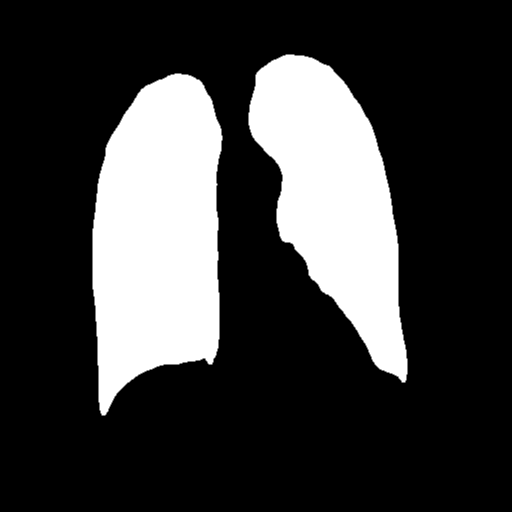
#> input picture data/masks_aggregate/00000150_002.png, 1024 x 1024 px (shown at 1/2 size); its folder holds only this picture in this run
$ jupyter execute lung_clustering.ipynb
#> lines starting #> are read from the running program, lines starting #| are printed output that depends on the picture; after the words box and inside, x2 and y2 are one past the last pixel; in counts of white or black regions, pixels touching at a corner belong together
[cell 1]
import os
import numpy as np
from matplotlib import pyplot as plt
from scipy.ndimage import label, generate_binary_structure

[cell 2]
import cv2 as cv

[cell 3]
masks_images = [x for x in os.listdir("../data/masks_aggregate")]

# Классификация предиктов масок легких по легким

[cell 4]
for j in masks_images:
    mask_array = plt.imread(os.path.join("../data/masks_aggregate", j))
#> mask_array: shape (1024, 1024) float32; values 0 (black) and 1 (white), 23.6% white; 2 white regions, box (x1, y1, x2, y2) and area: (185, 147, 445, 831) 135296, (497, 109, 815, 765) 112400
    pattern = generate_binary_structure(2, 2)
    labeled_array, num_features = label(mask_array, structure=pattern)
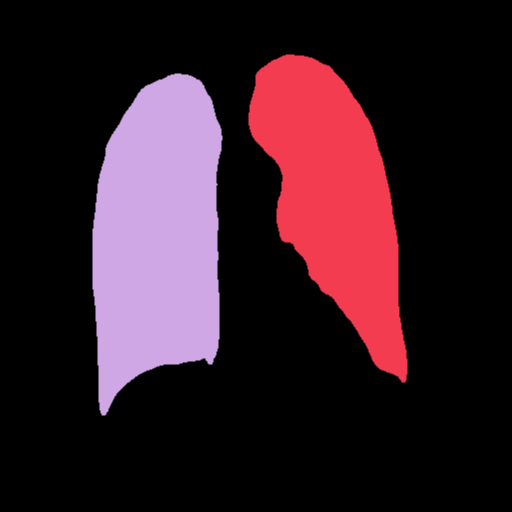
#> labeled_array: shape (1024, 1024) int32 (shown at 1/2 size); 3 distinct labels, from 0 to 2; one colour per label, 0 black
#> num_features = 2
    size_area = []
    res = np.zeros_like(labeled_array)
    if num_features > 1:
        for i in range(1,num_features+1):
            size_area.append(len(np.where(labeled_array == i)[0]))
#> after the loop, size_area = [112400, 135296]
        lung_first = size_area.index(sorted(size_area)[-1]) + 1
#> lung_first = 2
        lung_second = size_area.index(sorted(size_area)[-2]) + 1
#> lung_second = 1
        x1, x2 = np.where(labeled_array == lung_first)
        y1, y2 = np.where(labeled_array == lung_second)
        if x2.min() < y2.min():
            res[x1,x2] = 1
            res[y1,y2] = 2
        else:
            res[x1,x2] = 2
            res[y1,y2] = 1

    elif num_features == 1:
        x1, x2 = np.where(labeled_array == 1)
        if x2.min() < 512:
            res[x1,x2] = 1
        else:
            res[x1,x2] = 2

    cv.imwrite('../data/masks012/' + j, res)
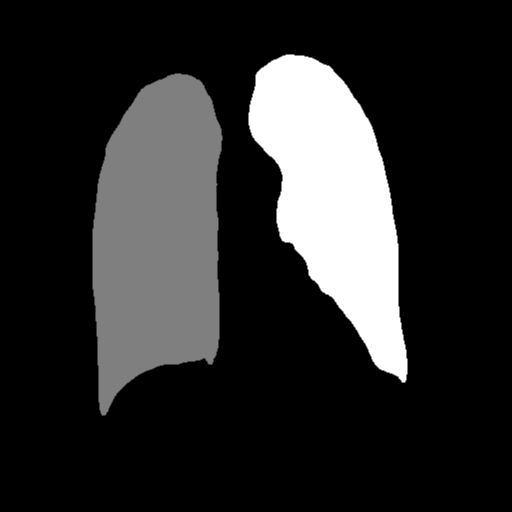
#> saved as 00000150_002.png: shape (1024, 1024) (shown at 1/2 size); min 0, max 2, mean 0.343; drawn with min black and max white

# Очистка по трешхолду

[cell 5]
for j in masks_images:
    arr = cv.imread(os.path.join("../data/masks012/", j))[...,0]
    for i in (np.unique(arr)[1:]):
        x, y = np.where(arr == i)
        if len(x) < 9500:
            arr[x,y] = 0
#> this loop made 2 passes
    cv.imwrite('../data/masks012/' + j, arr)
#     plt.imshow(arr)

# Замена отсутствующих легких на их среднее по датасету (поиск средних)

[cell 6]
left_average_lung = np.zeros((1024,1024))
#> left_average_lung: shape (1024, 1024) float64; every value is 0
for j in masks_images:
    arr = cv.imread(os.path.join("../data/masks012/", j))[...,0]
    tmp_mask = np.zeros((1024,1024))
    tmp_mask[np.where(arr == 1)] = 1
    left_average_lung += tmp_mask

right_average_lung = np.zeros((1024,1024))
for j in masks_images:
    arr = cv.imread(os.path.join("../data/masks012/", j))[...,0]
    tmp_mask = np.zeros((1024,1024))
    tmp_mask[np.where(arr == 2)] = 1
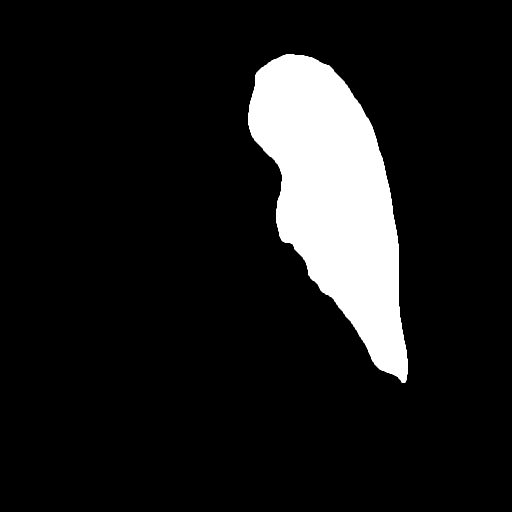
#> tmp_mask: shape (1024, 1024) float64 (shown at 1/2 size); values 0 (black) and 1 (white), 10.7% white; 1 white region, box (x1, y1, x2, y2) and area: (497, 109, 815, 765) 112400
    right_average_lung += tmp_mask

# otrisovka average mask

[cell 7]
final_mask = np.zeros((1024,1024))
final_mask[np.where(left_average_lung > 10)] = 1
final_mask[np.where(right_average_lung > 10)] = 2
plt.imshow(final_mask)
cv.imwrite('../data/masks012/' + 'average_mask.png', final_mask)
#> Out = True

$ run again, on data/masks_aggregate/00000974_002.png
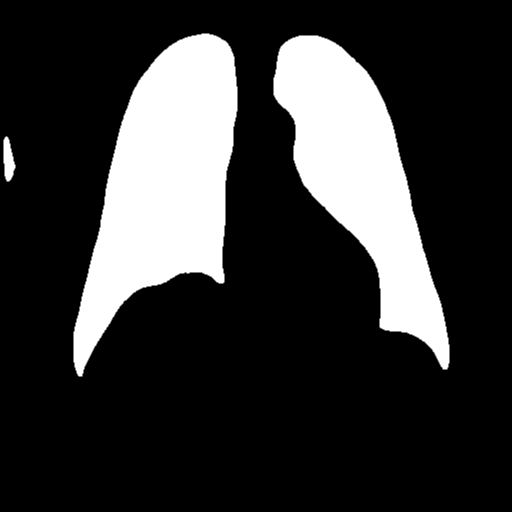
#> input picture data/masks_aggregate/00000974_002.png, 1024 x 1024 px (shown at 1/2 size)
#> mask_array: shape (1024, 1024) float32; values 0 (black) and 1 (white), 21% white; 3 white regions, box (x1, y1, x2, y2) and area: (147, 67, 475, 753) 120240, (547, 71, 899, 739) 98828, (7, 273, 31, 363) 1448
#> `labeled_array, num_features = label(mask_array, structure=pattern)`:
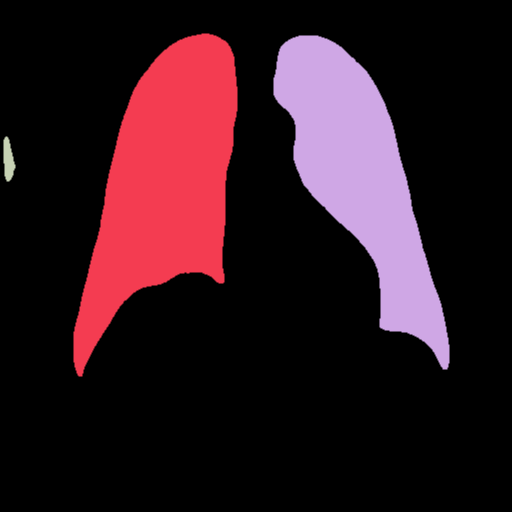
#> labeled_array: shape (1024, 1024) int32 (shown at 1/2 size); 4 distinct labels, from 0 to 3; one colour per label, 0 black
#> num_features = 3
#> after the loop `for i in range(1,num_features+1):`: size_area = [120240, 98828, 1448]
#> lung_first = 1
#> lung_second = 2
#> the loop `for i in (np.unique(arr)[1:]):` made 2 passes
#> left_average_lung: shape (1024, 1024) float64; every value is 0
#> `tmp_mask[np.where(arr == 2)] = 1`:
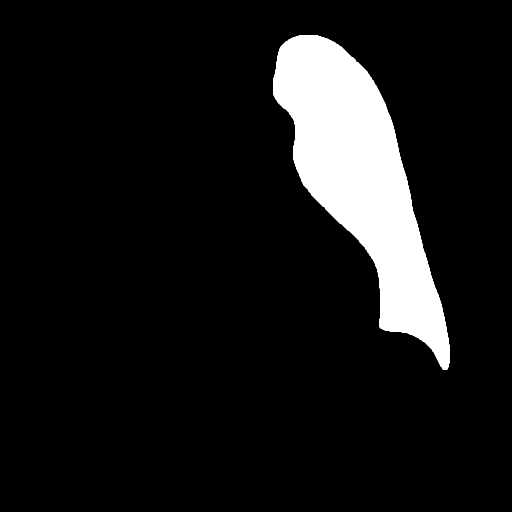
#> tmp_mask: shape (1024, 1024) float64 (shown at 1/2 size); values 0 (black) and 1 (white), 9.4% white; 1 white region, box (x1, y1, x2, y2) and area: (547, 71, 899, 739) 98828
#> Out = True

$ run again, on data/masks_aggregate/00001075_024.png
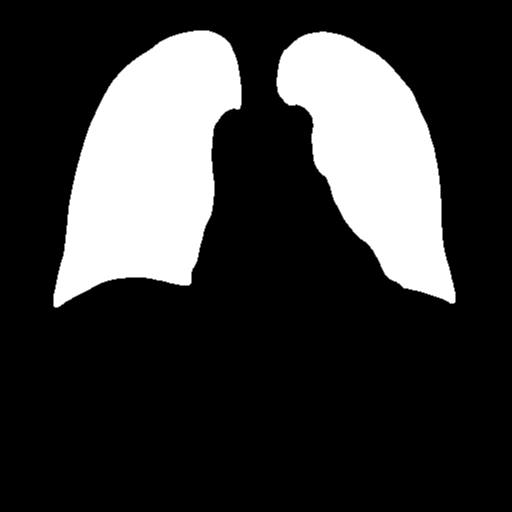
#> input picture data/masks_aggregate/00001075_024.png, 1024 x 1024 px (shown at 1/2 size)
#> mask_array: shape (1024, 1024) float32; values 0 (black) and 1 (white), 22.3% white; 2 white regions, box (x1, y1, x2, y2) and area: (107, 61, 483, 615) 129160, (553, 63, 911, 607) 104260
#> `labeled_array, num_features = label(mask_array, structure=pattern)`:
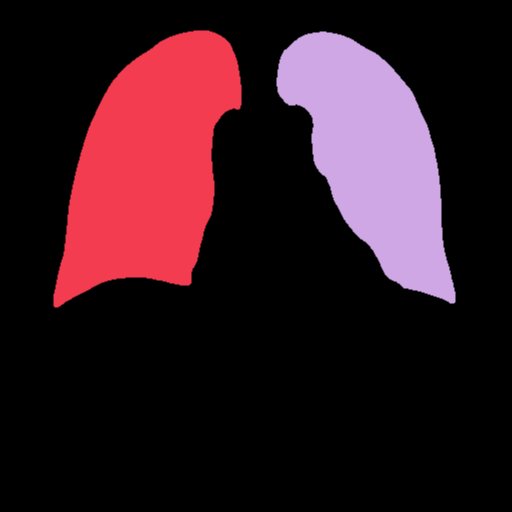
#> labeled_array: shape (1024, 1024) int32 (shown at 1/2 size); 3 distinct labels, from 0 to 2; one colour per label, 0 black
#> num_features = 2
#> after the loop `for i in range(1,num_features+1):`: size_area = [129160, 104260]
#> lung_first = 1
#> lung_second = 2
#> the loop `for i in (np.unique(arr)[1:]):` made 2 passes
#> left_average_lung: shape (1024, 1024) float64; every value is 0
#> `tmp_mask[np.where(arr == 2)] = 1`:
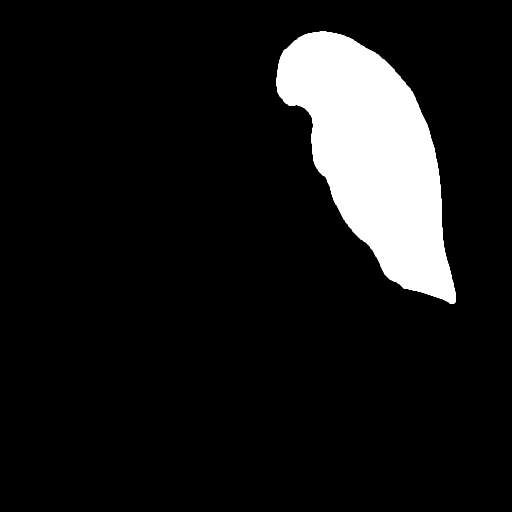
#> tmp_mask: shape (1024, 1024) float64 (shown at 1/2 size); values 0 (black) and 1 (white), 9.9% white; 1 white region, box (x1, y1, x2, y2) and area: (553, 63, 911, 607) 104260
#> Out = True
